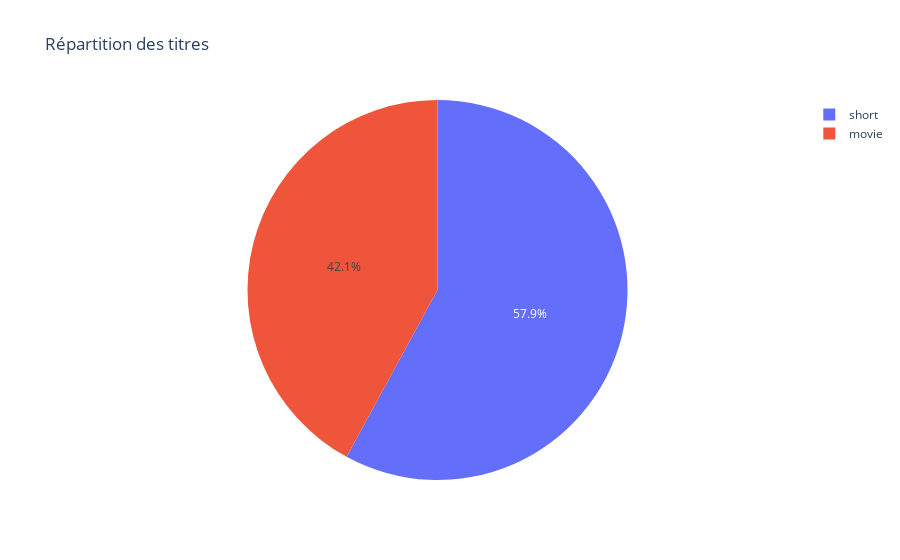

This figure's notebook cell:
### Code cell
data = {'titleType': ['short', 'movie'], 'proportion': [0.579358, 0.420642]}
df_proportions = pd.DataFrame(data)

# Création du graphique
fig = px.pie(df_proportions, values='proportion', names='titleType', 
             title="Répartition des titres")
fig.show()

### Figure 1 — Plotly figure (JSON) as saved in the notebook; plotly's stock layout.template omitted (floating-point values rounded to 4 significant figures)
{"data": [{"domain": {"x": [0, 1], "y": [0, 1]}, "hovertemplate": "titleType=%{label}<br>proportion=%{value}<extra></extra>", "labels": ["short", "movie"], "legendgroup": "", "name": "", "showlegend": true, "type": "pie", "values": [0.5794, 0.4206]}], "layout": {"legend": {"tracegroupgap": 0}, "title": {"text": "Répartition des titres"}}}
